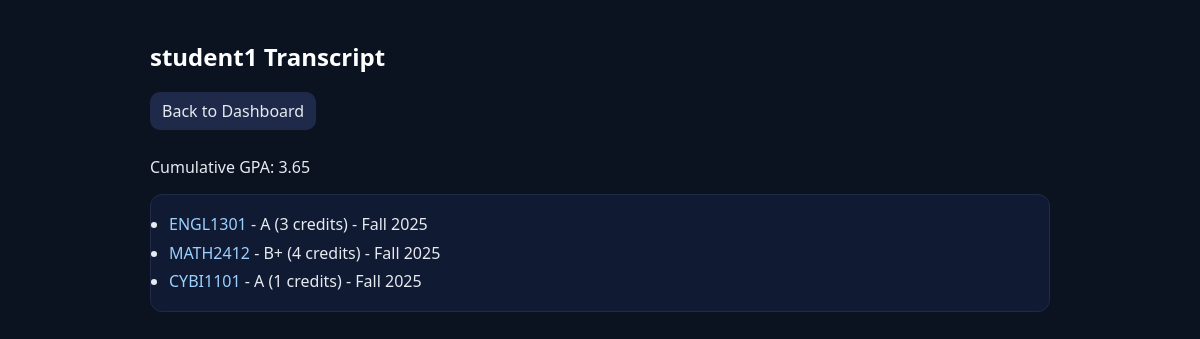
Screenshot of /transcript/student1 (signed in) with the database file from the repository.
### tables this page shows
CREATE TABLE enrollments (
              id INTEGER PRIMARY KEY AUTOINCREMENT,
              student_username TEXT NOT NULL,
              course_id TEXT NOT NULL,
              term TEXT,
              grade TEXT,
              FOREIGN KEY(student_username) REFERENCES students(username) ON DELETE CASCADE,
              FOREIGN KEY(course_id) REFERENCES courses(course_id) ON DELETE CASCADE
            );

CREATE TABLE courses (
              course_id TEXT PRIMARY KEY,
              description TEXT NOT NULL,
              credits INTEGER NOT NULL CHECK(credits > 0)
            );

### app.py (the view)
@app.route("/transcript/<student>")
def transcript(student):
    if not can_access_student(student):
        return "Access Denied", 403
    db.log_audit("view_transcript", actor_username=session.get("user"), target_username=student)
    transcript_rows = db.get_transcript_rows(student)
    gpa = db.calculate_gpa(transcript_rows)
    return render_template(
        "transcript.html", student=student, transcript_rows=transcript_rows, gpa=gpa
    )

### app.py (called while the page is built)
def require_login():
    if "user" not in session:
        return False
    return True

def can_access_student(student_username):
    if not require_login():
        return False
    if session.get("role") == "student":
        return student_username == session.get("user")
    if session.get("role") == "faculty":
        return student_username in set(db.list_advisees(session.get("user")))
    return False

@app.after_request
def add_security_headers(resp):
    resp.headers.setdefault("X-Content-Type-Options", "nosniff")
    resp.headers.setdefault("X-Frame-Options", "DENY")
    resp.headers.setdefault("Referrer-Policy", "same-origin")
    resp.headers.setdefault(
        "Content-Security-Policy",
        "default-src 'self'; style-src 'self' 'unsafe-inline'; img-src 'self' data:;",
    )
    return resp

### db.py (called while the page is built)
def connect():
    conn = sqlite3.connect(DB_PATH)
    conn.row_factory = sqlite3.Row
    conn.execute("PRAGMA foreign_keys = ON")
    return conn

def get_transcript_rows(student_username):
    with connect() as conn:
        return conn.execute(
            """
            SELECT e.course_id, c.description, c.credits, e.term, e.grade
            FROM enrollments e
            JOIN courses c ON c.course_id = e.course_id
            WHERE e.student_username = ?
            ORDER BY e.id ASC
            """,
            (student_username,),
        ).fetchall()

def grade_points(letter):
    if letter is None:
        return None
    letter = letter.strip().upper()
    mapping = {
        "A": 4.0,
        "A-": 3.7,
        "B+": 3.3,
        "B": 3.0,
        "B-": 2.7,
        "C+": 2.3,
        "C": 2.0,
        "C-": 1.7,
        "D+": 1.3,
        "D": 1.0,
        "D-": 0.7,
        "F": 0.0,
    }
    return mapping.get(letter)

def calculate_gpa(transcript_rows):
    quality_points = 0.0
    credits_attempted = 0.0
    for r in transcript_rows:
        points = grade_points(r["grade"])
        if points is None:
            continue
        credits = float(r["credits"])
        quality_points += points * credits
        credits_attempted += credits
    if credits_attempted == 0:
        return None
    return round(quality_points / credits_attempted, 2)

def log_audit(action, actor_username=None, target_username=None, metadata=None):
    with connect() as conn:
        conn.execute(
            "INSERT INTO audit_log(actor_username, action, target_username, metadata) VALUES(?,?,?,?)",
            (actor_username, action, target_username, metadata),
        )

### templates/transcript.html
<link rel="stylesheet" href="{{ url_for('static', filename='style.css') }}">
<h2>{{ student }} Transcript</h2>
<a class="btn" href="/dashboard">Back to Dashboard</a>
{% if gpa is not none %}
    <p>Cumulative GPA: {{ gpa }}</p>
{% else %}
    <p>Cumulative GPA: N/A</p>
{% endif %}
<ul>
{% for row in transcript_rows %}
    <li>
        <a href="/course/{{ row.course_id }}">{{ row.course_id }}</a>
        - {{ row.grade or 'In Progress' }} ({{ row.credits }} credits)
        {% if row.term %}- {{ row.term }}{% endif %}
    </li>
{% endfor %}
</ul>

### static/style.css (style rules this page uses)
a { color:#9bd0ff;text-decoration:none }
h2,h3 { color:#ffffff;margin:16px 0 8px }
ul { background:#101a33;border:1px solid #1f2a4a;border-radius:12px;padding:12px 18px }
li { margin:6px 0 }
.btn { display:inline-block;margin:10px 0;padding:8px 12px;border-radius:10px;background:#1f2a4a;color:#e7eaf0 }

### rows the page displays
enrollments: course_id "ENGL1301", grade "A", credits "3", term "Fall 2025"
enrollments: course_id "MATH2412", grade "B+", credits "4", term "Fall 2025"
enrollments: course_id "CYBI1101", grade "A", credits "1", term "Fall 2025"

### other values shown
{{ student }} "student1"
{{ gpa }} "3.65"
